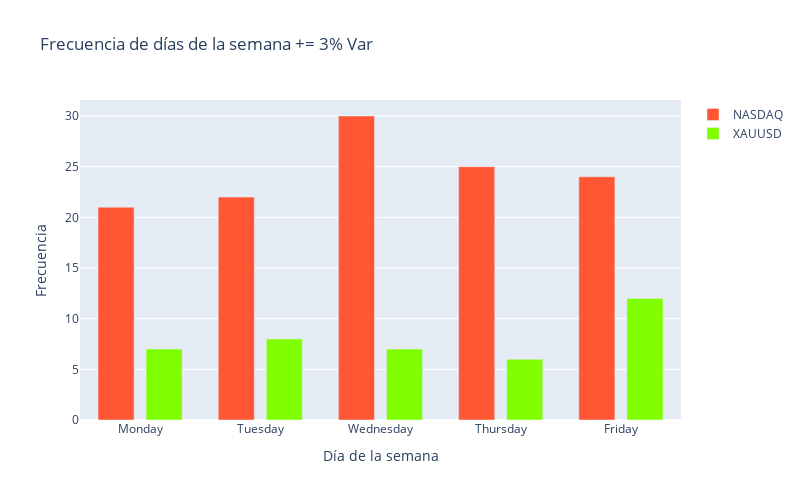

Notebook code cell kept with this figure:
### Markdown cell above
En este gráfico de barras, se representa la frecuencia de ocurrencia de variaciones de +/-5% en un solo día, para cada día de la semana. El eje X muestra los días de la semana, mientras que el eje Y representa la frecuencia con la que se observa esa variación en particular.

Al analizar los resultados, se destaca que Tesla exhibe la mayor volatilidad entre las tres acciones analizadas. Además, se puede observar que el día con la mayor volatilidad para Tesla es el lunes, mientras que para Apple es el miércoles y para Microsoft es el viernes.

Estos hallazgos proporcionan información valiosa para la toma de decisiones de inversión, ya que sugieren que determinados días de la semana pueden presentar mayores probabilidades de experimentar variaciones significativas en el precio de las acciones. Esto puede ser utilizado como una referencia al considerar estrategias de inversión y gestionar riesgos en el mercado financiero.

### Code cell
# Filtramos los datos cuando Var.% es superior al 3% o inferior al -3%
nasdaq2_filtrado = nasdaq2[(nasdaq2['Var.%'] > 3) | (nasdaq2['Var.%'] < -3)]
oro2_filtrado = oro2[(oro2['Var.%'] > 3) | (oro2['Var.%'] < -3)]

# Calculamos la frecuencia de cada día de la semana
frecuencia_nasdaq = nasdaq2_filtrado['Var.%'].groupby(nasdaq2_filtrado['DiasSemana']).count()
frecuencia_oro = oro2_filtrado['Var.%'].groupby(oro2_filtrado['DiasSemana']).count()

# Ordenamos los días de la semana
dias_ordenados = ['Monday', 'Tuesday', 'Wednesday', 'Thursday', 'Friday']
frecuencia_nasdaq = frecuencia_nasdaq.reindex(dias_ordenados)
frecuencia_oro = frecuencia_oro.reindex(dias_ordenados)

# Creamos gráficos interactivos d ebarras
fig = go.Figure()

fig.add_trace(go.Bar(
    x=dias_ordenados,
    y=frecuencia_nasdaq,
    name='NASDAQ',
    marker_color='#FF5733',
    width=0.3))

fig.add_trace(go.Bar(
    x=dias_ordenados,
    y=frecuencia_oro,
    name='XAUUSD',
    marker_color='#7FFF00',
    width=0.3))

fig.update_layout(
    title='Frecuencia de días de la semana += 3% Var',
    xaxis_title='Día de la semana',
    yaxis_title='Frecuencia',
    autosize=False,
    width=800,
    height=500,
    barmode='group')

fig.show()

### Figure 1 — Plotly figure (JSON) as saved in the notebook; plotly's stock layout.template omitted (floating-point values rounded to 4 significant figures)
{"data": [{"marker": {"color": "#FF5733"}, "name": "NASDAQ", "type": "bar", "width": 0.3, "x": ["Monday", "Tuesday", "Wednesday", "Thursday", "Friday"], "y": [21, 22, 30, 25, 24]}, {"marker": {"color": "#7FFF00"}, "name": "XAUUSD", "type": "bar", "width": 0.3, "x": ["Monday", "Tuesday", "Wednesday", "Thursday", "Friday"], "y": [7, 8, 7, 6, 12]}], "layout": {"autosize": false, "barmode": "group", "height": 500, "title": {"text": "Frecuencia de días de la semana += 3% Var"}, "width": 800, "xaxis": {"title": {"text": "Día de la semana"}}, "yaxis": {"title": {"text": "Frecuencia"}}}}
